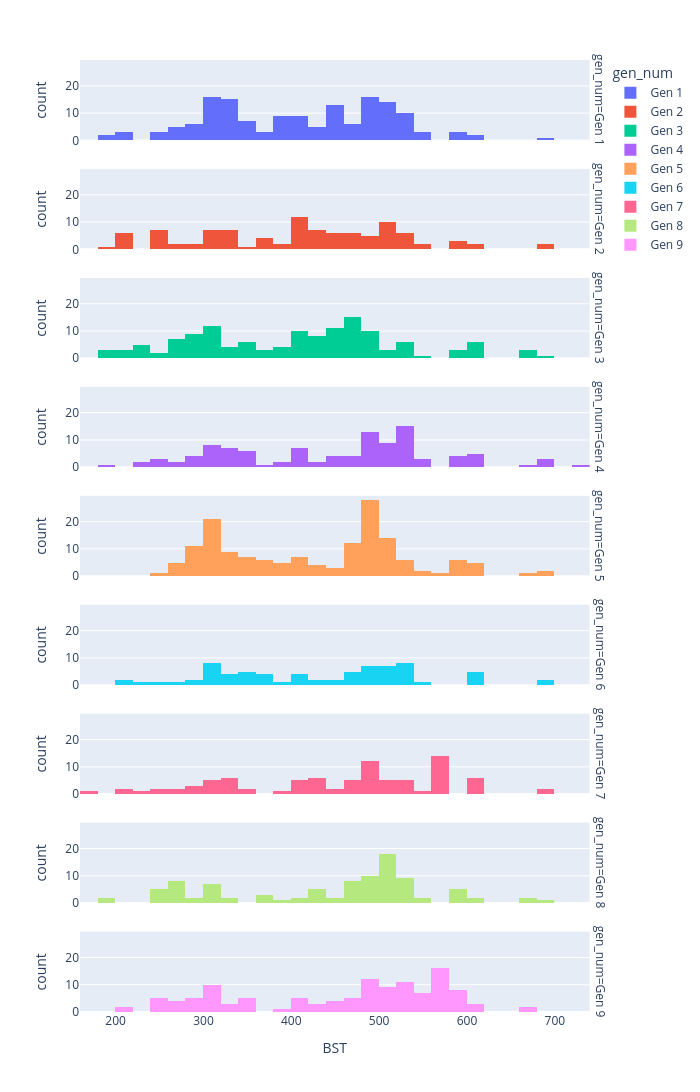

Write notebook code for a chart like this one.
### Code cell
bst_hist = px.histogram(
    df_base,
    x = 'BST',
    color = 'gen_num',
    facet_row = 'gen_num',
    width = 700,
    height = 2000
)

bst_hist.show()

### Figure 1 — Plotly figure (JSON) as saved in the notebook; plotly's stock layout.template omitted (floating-point values rounded to 4 significant figures; data arrays with more than 128 entries replaced by an {"elided": "..."} marker saying what was removed)
{"data": [{"bingroup": "x", "hovertemplate": "gen_num=Gen 1<br>BST=%{x}<br>count=%{y}<extra></extra>", "legendgroup": "Gen 1", "marker": {"color": "#636efa", "pattern": {"shape": ""}}, "name": "Gen 1", "orientation": "v", "showlegend": true, "type": "histogram", "x": {"elided": "151 int values"}, "xaxis": "x9", "yaxis": "y9"}, {"bingroup": "x", "hovertemplate": "gen_num=Gen 2<br>BST=%{x}<br>count=%{y}<extra></extra>", "legendgroup": "Gen 2", "marker": {"color": "#EF553B", "pattern": {"shape": ""}}, "name": "Gen 2", "orientation": "v", "showlegend": true, "type": "histogram", "x": [318, 309, 314, 215, 262, 265, 250, 330, 205, 218, 210, 245, 320, 280, 250, 360, 180, 390, 210, 405, 435, 336, 455, 290, 415, 430, 300, 440, 505, 500, 430, 330, 250, 250, 410, 300, 330, 525, 405, 534, 405, 530, 415, 452, 390, 400, 535, 460, 405, 470, 365, 510, 490, 250, 420, 410, 500, 340, 460, 425, 430, 525, 525, 490, 405, 465, 510, 450, 500, 500, 430, 450, 480, 465, 330, 330, 465, 250, 210, 305, 360, 365, 490, 580, 580, 580, 300, 680, 680, 600, 500, 540, 500, 515, 455, 540, 410, 600, 405, 485], "xaxis": "x8", "yaxis": "y8"}, {"bingroup": "x", "hovertemplate": "gen_num=Gen 3<br>BST=%{x}<br>count=%{y}<extra></extra>", "legendgroup": "Gen 3", "marker": {"color": "#00cc96", "pattern": {"shape": ""}}, "name": "Gen 3", "orientation": "v", "showlegend": true, "type": "histogram", "x": {"elided": "135 int values"}, "xaxis": "x7", "yaxis": "y7"}, {"bingroup": "x", "hovertemplate": "gen_num=Gen 4<br>BST=%{x}<br>count=%{y}<extra></extra>", "legendgroup": "Gen 4", "marker": {"color": "#ab63fa", "pattern": {"shape": ""}}, "name": "Gen 4", "orientation": "v", "showlegend": true, "type": "histogram", "x": [318, 309, 314, 245, 250, 194, 263, 280, 350, 350, 224, 244, 405, 330, 275, 325, 348, 350, 310, 285, 329, 300, 290, 310, 220, 411, 485, 300, 390, 285, 330, 330, 300, 405, 525, 534, 405, 530, 340, 485, 410, 384, 363, 523, 515, 495, 495, 424, 424, 474, 495, 450, 482, 498, 480, 495, 505, 452, 479, 500, 410, 600, 525, 525, 500, 454, 330, 345, 334, 440, 580, 580, 580, 680, 680, 600, 670, 680, 580, 480, 600, 600, 600, 720, 460, 494, 510, 535, 515, 535, 535, 540, 540, 545, 515, 525, 525, 510, 535, 518, 525, 525, 480, 405, 475, 490, 530], "xaxis": "x6", "yaxis": "y6"}, {"bingroup": "x", "hovertemplate": "gen_num=Gen 5<br>BST=%{x}<br>count=%{y}<extra></extra>", "legendgroup": "Gen 5", "marker": {"color": "#FFA15A", "pattern": {"shape": ""}}, "name": "Gen 5", "orientation": "v", "showlegend": true, "type": "histogram", "x": {"elided": "156 int values"}, "xaxis": "x5", "yaxis": "y5"}, {"bingroup": "x", "hovertemplate": "gen_num=Gen 6<br>BST=%{x}<br>count=%{y}<extra></extra>", "legendgroup": "Gen 6", "marker": {"color": "#19d3f3", "pattern": {"shape": ""}}, "name": "Gen 6", "orientation": "v", "showlegend": true, "type": "histogram", "x": [313, 307, 314, 237, 278, 200, 369, 303, 350, 348, 472, 355, 325, 341, 341, 288, 405, 530, 409, 534, 405, 530, 423, 382, 499, 213, 507, 371, 552, 531, 495, 466, 448, 500, 462, 480, 306, 320, 330, 289, 362, 362, 500, 431, 500, 300, 470, 309, 335, 304, 245, 680, 680, 600, 600, 600, 600, 500, 494, 500, 481, 521, 525, 452, 600, 474, 494, 514, 535, 411, 482, 521], "xaxis": "x4", "yaxis": "y4"}, {"bingroup": "x", "hovertemplate": "gen_num=Gen 7<br>BST=%{x}<br>count=%{y}<extra></extra>", "legendgroup": "Gen 7", "marker": {"color": "#FF6692", "pattern": {"shape": ""}}, "name": "Gen 7", "orientation": "v", "showlegend": true, "type": "histogram", "x": [320, 320, 320, 265, 253, 300, 338, 476, 304, 280, 175, 305, 385, 269, 250, 285, 320, 340, 210, 485, 420, 530, 420, 530, 530, 355, 485, 418, 400, 500, 478, 464, 487, 495, 500, 454, 480, 405, 480, 500, 290, 490, 490, 230, 320, 410, 534, 440, 480, 485, 435, 476, 475, 485, 517, 300, 570, 570, 570, 570, 200, 570, 570, 570, 570, 570, 570, 570, 600, 600, 600, 420, 570, 570, 600, 300, 570, 420, 600, 400, 680, 680, 540, 600, 420, 510, 530, 480], "xaxis": "x3", "yaxis": "y3"}, {"bingroup": "x", "hovertemplate": "gen_num=Gen 8<br>BST=%{x}<br>count=%{y}<extra></extra>", "legendgroup": "Gen 8", "marker": {"color": "#B6E880", "pattern": {"shape": ""}}, "name": "Gen 8", "orientation": "v", "showlegend": true, "type": "histogram", "x": [310, 310, 310, 275, 245, 180, 245, 250, 270, 284, 270, 240, 260, 420, 530, 420, 530, 420, 530, 460, 365, 495, 335, 455, 460, 490, 485, 490, 410, 510, 485, 315, 475, 280, 242, 305, 310, 308, 265, 265, 270, 470, 435, 185, 470, 470, 475, 436, 330, 505, 505, 505, 505, 535, 270, 660, 660, 690, 385, 600, 580, 580, 580, 580, 500, 580, 510, 490, 502, 525, 480, 508, 370, 510, 370, 520, 440, 510, 507, 520, 483, 495, 475, 500, 410, 600, 550, 525, 500, 530, 510, 510, 505, 485, 510, 550], "xaxis": "x2", "yaxis": "y2"}, {"bingroup": "x", "hovertemplate": "gen_num=Gen 9<br>BST=%{x}<br>count=%{y}<extra></extra>", "legendgroup": "Gen 9", "marker": {"color": "#FF97FF", "pattern": {"shape": ""}}, "name": "Gen 9", "orientation": "v", "showlegend": true, "type": "histogram", "x": [210, 310, 310, 310, 254, 210, 410, 530, 411, 530, 410, 530, 489, 404, 240, 305, 312, 260, 417, 280, 255, 272, 280, 340, 290, 275, 335, 450, 304, 270, 255, 297, 245, 485, 315, 300, 501, 480, 350, 290, 500, 334, 478, 530, 475, 570, 570, 570, 570, 570, 570, 570, 570, 570, 570, 570, 570, 320, 350, 490, 470, 477, 354, 355, 500, 525, 525, 495, 490, 505, 485, 480, 515, 486, 470, 481, 380, 506, 425, 457, 525, 488, 521, 535, 430, 520, 520, 550, 300, 570, 570, 570, 570, 590, 590, 670, 670, 590, 590, 308, 555, 555, 555, 550, 590, 590, 590, 590, 450, 600, 450, 510, 500, 423, 600, 550, 485, 508, 600, 540], "xaxis": "x", "yaxis": "y"}], "layout": {"annotations": [{"font": {}, "showarrow": false, "text": "gen_num=Gen 9", "textangle": 90, "x": 0.98, "xanchor": "left", "xref": "paper", "y": 0.04222, "yanchor": "middle", "yref": "paper"}, {"font": {}, "showarrow": false, "text": "gen_num=Gen 8", "textangle": 90, "x": 0.98, "xanchor": "left", "xref": "paper", "y": 0.1567, "yanchor": "middle", "yref": "paper"}, {"font": {}, "showarrow": false, "text": "gen_num=Gen 7", "textangle": 90, "x": 0.98, "xanchor": "left", "xref": "paper", "y": 0.2711, "yanchor": "middle", "yref": "paper"}, {"font": {}, "showarrow": false, "text": "gen_num=Gen 6", "textangle": 90, "x": 0.98, "xanchor": "left", "xref": "paper", "y": 0.3856, "yanchor": "middle", "yref": "paper"}, {"font": {}, "showarrow": false, "text": "gen_num=Gen 5", "textangle": 90, "x": 0.98, "xanchor": "left", "xref": "paper", "y": 0.5, "yanchor": "middle", "yref": "paper"}, {"font": {}, "showarrow": false, "text": "gen_num=Gen 4", "textangle": 90, "x": 0.98, "xanchor": "left", "xref": "paper", "y": 0.6144, "yanchor": "middle", "yref": "paper"}, {"font": {}, "showarrow": false, "text": "gen_num=Gen 3", "textangle": 90, "x": 0.98, "xanchor": "left", "xref": "paper", "y": 0.7289, "yanchor": "middle", "yref": "paper"}, {"font": {}, "showarrow": false, "text": "gen_num=Gen 2", "textangle": 90, "x": 0.98, "xanchor": "left", "xref": "paper", "y": 0.8433, "yanchor": "middle", "yref": "paper"}, {"font": {}, "showarrow": false, "text": "gen_num=Gen 1", "textangle": 90, "x": 0.98, "xanchor": "left", "xref": "paper", "y": 0.9578, "yanchor": "middle", "yref": "paper"}], "barmode": "relative", "height": 2000, "legend": {"title": {"text": "gen_num"}, "tracegroupgap": 0}, "margin": {"t": 60}, "width": 700, "xaxis": {"anchor": "y", "domain": [0, 0.98], "title": {"text": "BST"}}, "xaxis2": {"anchor": "y2", "domain": [0, 0.98], "matches": "x", "showticklabels": false}, "xaxis3": {"anchor": "y3", "domain": [0, 0.98], "matches": "x", "showticklabels": false}, "xaxis4": {"anchor": "y4", "domain": [0, 0.98], "matches": "x", "showticklabels": false}, "xaxis5": {"anchor": "y5", "domain": [0, 0.98], "matches": "x", "showticklabels": false}, "xaxis6": {"anchor": "y6", "domain": [0, 0.98], "matches": "x", "showticklabels": false}, "xaxis7": {"anchor": "y7", "domain": [0, 0.98], "matches": "x", "showticklabels": false}, "xaxis8": {"anchor": "y8", "domain": [0, 0.98], "matches": "x", "showticklabels": false}, "xaxis9": {"anchor": "y9", "domain": [0, 0.98], "matches": "x", "showticklabels": false}, "yaxis": {"anchor": "x", "domain": [0, 0.08444], "title": {"text": "count"}}, "yaxis2": {"anchor": "x2", "domain": [0.1144, 0.1989], "matches": "y", "title": {"text": "count"}}, "yaxis3": {"anchor": "x3", "domain": [0.2289, 0.3133], "matches": "y", "title": {"text": "count"}}, "yaxis4": {"anchor": "x4", "domain": [0.3433, 0.4278], "matches": "y", "title": {"text": "count"}}, "yaxis5": {"anchor": "x5", "domain": [0.4578, 0.5422], "matches": "y", "title": {"text": "count"}}, "yaxis6": {"anchor": "x6", "domain": [0.5722, 0.6567], "matches": "y", "title": {"text": "count"}}, "yaxis7": {"anchor": "x7", "domain": [0.6867, 0.7711], "matches": "y", "title": {"text": "count"}}, "yaxis8": {"anchor": "x8", "domain": [0.8011, 0.8856], "matches": "y", "title": {"text": "count"}}, "yaxis9": {"anchor": "x9", "domain": [0.9156, 1], "matches": "y", "title": {"text": "count"}}}}
